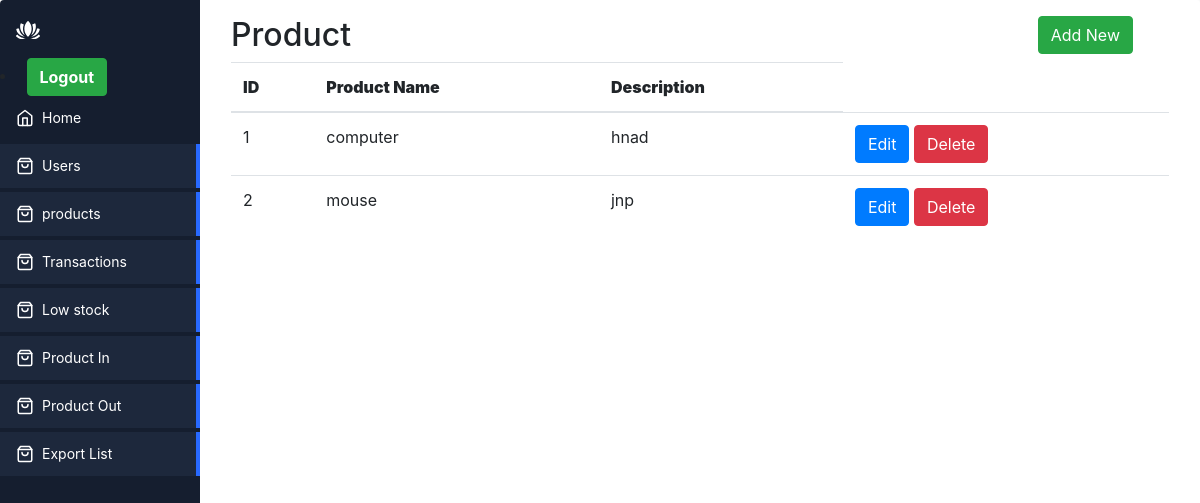
Page /product.php (signed in) on the earlier database version.
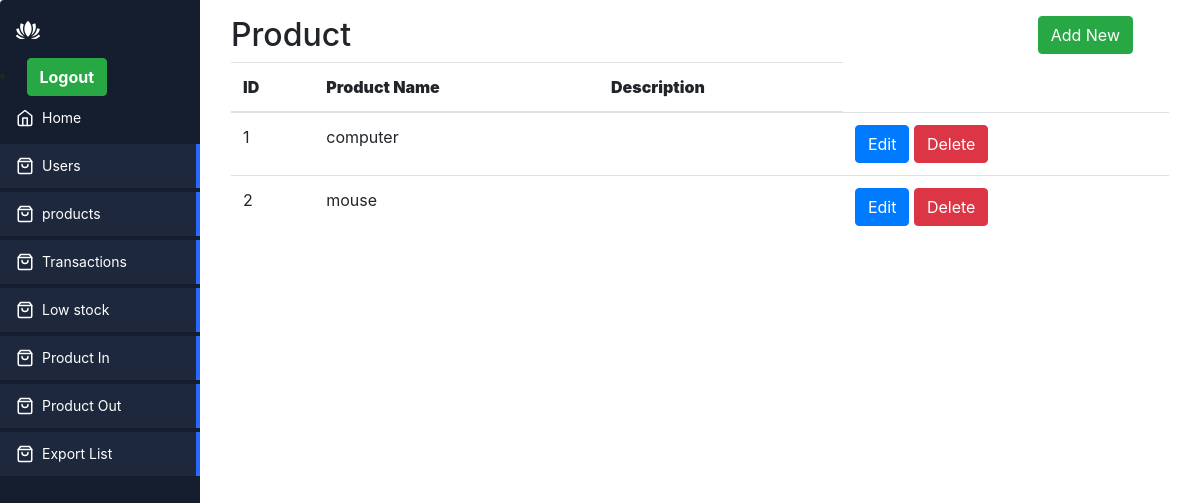
Same page on the later database version.
### tables this page shows
CREATE TABLE `products` (
  `id` int(11) NOT NULL,
  `name` varchar(500) NOT NULL,
  `product_id` varchar(500) NOT NULL,
  `buy_rate` varchar(500) NOT NULL,
  `initial_quantity` varchar(500) NOT NULL,
  `description` text NOT NULL
);

### product.php (the view, shortened to what this page needs)
<?php
include 'include/header.php';
include 'include/connection.php';
$sql ="SELECT * FROM Products" ;
$result = $db->query($sql);
?>
<div class="app-content">
    <div class="container">
        <div class="row">
            <div class="col-md-10">
                <h2>Product</h2>
            </div>
            <div class="col-md-2">
            <a href="Product_add.php" class="btn btn-success">Add New</a>
            </div>
        </div>
    </div>
    <div class="container-fluid">
        <div class="row">
            <div class="col-md-12">
                <table class="table ">
                    <thead>
                        <th><b>ID</b></th>
                        <th><b> Product Name</b></th>
                        <th><b>Description</b></th>
                    </thead>
                    <tbody>
                    <?php while($row = $result->fetch_assoc()): ?>
                        <tr>
                            <td><?php echo $row['id'] ; ?></td>
                            <td><?php echo $row['name'] ; ?></td>
                            <td><?php echo $row['description'] ; ?></td>
                        <td>
                            <a href="Product_edit.php?id=<?php echo $row['id']; ?>" class="btn btn-primary">Edit</a>
                            <a href="Product_delete.php?id=<?php echo $row['id']; ?>" class="btn btn-danger" onclick="return confirm('Are you sure you want to delete this user?')">Delete</a>
                        </td>
                        </tr>
                        <?php endwhile; ?>
                    </tbody>
                </table>
            </div>
        </div>
    </div>
</div>
<?php
include 'include/footer.php';
?>

### include/header.php (shortened to what this page needs)
<!DOCTYPE html>
<html lang="en" >
<head>
<link rel="stylesheet" href="assets/style.css">
<link rel="stylesheet" href="https://cdn.jsdelivr.net/npm/bootstrap@4.4.1/dist/css/bootstrap.min.css" />
</head>
<body>
<div class="app-container">
  <div class="sidebar">
    <div class="sidebar-header">
      <div class="app-icon">
      </div>
    </div>
    <li>
                  &nbsp;<a class="btn btn-success" href="logout.php"> <i class="fa fa-power-off"></i> <b>Logout</b></a>
     </li>
    <ul class="sidebar-list">
      <li class="sidebar-list-item">
        <a href="index.php">
          <svg xmlns="http://www.w3.org/2000/svg" width="18" height="18" viewBox="0 0 24 24" fill="none" stroke="currentColor" stroke-width="2" stroke-linecap="round" stroke-linejoin="round" class="feather feather-home"><path d="M3 9l9-7 9 7v11a2 2 0 0 1-2 2H5a2 2 0 0 1-2-2z"/><polyline points="9 22 9 12 15 12 15 22"/></svg>
          <span>Home</span>
        </a>
      </li>
      <li class="sidebar-list-item active">
        <a href="users.php">
          <span>Users</span>
        </a>
      </li>
      <li class="sidebar-list-item active">
        <a href="product.php">
          <span>products</span>
        </a>
      </li>
      <li class="sidebar-list-item active">
        <a href="transactions.php">
          <span>Transactions</span>
        </a>
      </li>
      <li class="sidebar-list-item active">
        <a href="low_stock.php">
          <span>Low stock</span>
        </a>
      </li>
      <li class="sidebar-list-item active">
        <a href="product_in.php">
          <span>Product In</span>
        </a>
      </li>
      <li class="sidebar-list-item active">
        <a href="product_out.php">
          <span>Product Out</span>
        </a>
      </li>
      <li class="sidebar-list-item active">
        <a href="export.php">
          <span>Export List</span>
        </a>
      </li>
    </ul>
  </div>

### include/footer.php (shortened to what this page needs)
<html>
  <body>
</body>
</html>

### assets/style.css (style rules this page uses)
* { box-sizing: border-box; }
:root { --app-bg: #101827; --sidebar: rgba(21, 30, 47,1); --sidebar-main-color: #fff; --table-border: #1a2131; --table-header: #1a2131; --app-content-main-color: #fff; --sidebar-link: #fff; --sidebar-active-link: #1d283c; --sidebar-hover-link: #1a2539; --action-color: #2869ff; --action-color-hover: #6291fd; --app-content-secondary-color: #1d283c; --filter-reset: #2c394f; --filter-shadow: rgba(16, 24, 39, 0.8) 0px 6px 12px -2px, rgba(0, 0, 0, 0.3) 0px 3px 7px -3px; }
body, html { margin: 0; padding: 0; height: 100%; width: 100%; }
body { overflow: hidden; font-family: "Poppins", sans-serif; background-color: var(--app-bg); -webkit-font-smoothing: antialiased; -moz-osx-font-smoothing: grayscale; }
.app-container { border-radius: 4px; width: 100%; height: 100%; max-height: 100%; max-width: 1280px; display: flex; overflow: hidden; box-shadow: rgba(99, 99, 99, 0.2) 0px 2px 8px 0px; max-width: 2000px; margin: 0 auto; background:#fff; }
.sidebar { flex-basis: 200px; max-width: 200px; flex-shrink: 0; background-color: var(--sidebar); display: flex; flex-direction: column; }
.sidebar-header { display: flex; align-items: center; justify-content: space-between; padding: 16px; }
.sidebar-list { list-style-type: none; padding: 0; }
.sidebar-list-item { position: relative; margin-bottom: 4px; }
.sidebar-list-item a { display: flex; align-items: center; width: 100%; padding: 10px 16px; color: var(--sidebar-link); text-decoration: none; font-size: 14px; line-height: 24px; }
.sidebar-list-item svg { margin-right: 8px; }
.sidebar-list-item.active { background-color: var(--sidebar-active-link); }
.sidebar-list-item.active:before { content: ""; position: absolute; right: 0; background-color: var(--action-color); height: 100%; width: 4px; }
.app-icon { color: var(--sidebar-main-color); }
.app-icon svg { width: 24px; height: 24px; }
.app-content { padding: 16px; background-color: #ffffff; height: 100%; flex: 1; max-height: 100%; display: flex; flex-direction: column; }

Differences in the rows shown:
changed products "computer": description "hnad" → (not shown)
changed products "mouse": description "jnp" → (not shown)
